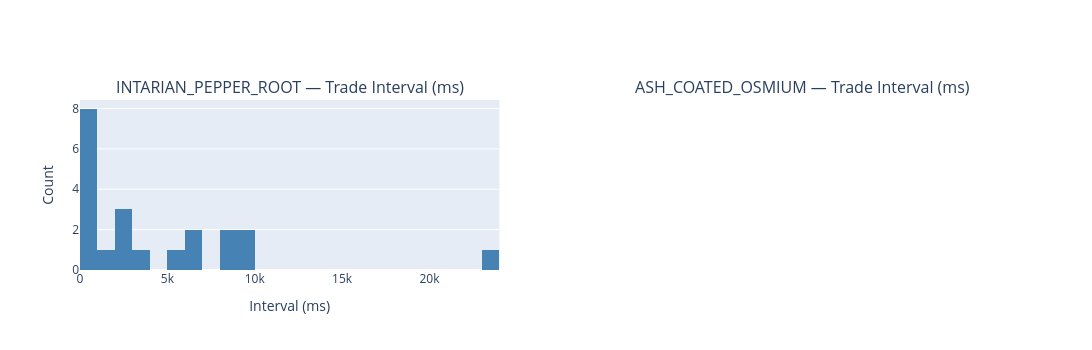

Notebook cell for this chart:
### Markdown cell above
## Step 6: 成交间隔 & 活跃度分析

观察我方成交的时间分布：是否均匀地参与了全天成交机会？空闲时段是否是因为没有机会还是策略遗漏？

### Code cell
# 成交间隔直方图（每产品）
fig = make_subplots(rows=1, cols=len(products),
                    subplot_titles=[f"{p} — Trade Interval (ms)" for p in products])

for i, product in enumerate(products, 1):
    pt = my_trades.filter(pl.col("product") == product).sort("timestamp")
    if pt.height < 2:
        continue
    intervals = pt["timestamp"].diff().drop_nulls().to_list()

    fig.add_trace(go.Histogram(
        x=intervals, nbinsx=40, marker_color="steelblue",
        name=product, showlegend=False,
    ), row=1, col=i)
    fig.update_xaxes(title_text="Interval (ms)", row=1, col=i)

    mean_iv = np.mean(intervals)
    median_iv = np.median(intervals)
    print(f"{product}: {len(intervals)} intervals, mean={mean_iv:.0f}ms, median={median_iv:.0f}ms, "
          f"max={max(intervals)}ms, max_gap_at_ts={pt['timestamp'].to_list()[np.argmax(intervals)+1]}")

fig.update_yaxes(title_text="Count", row=1, col=1)
fig.update_layout(height=350, width=1200)
fig.show()

### Figure 1 — Plotly figure (JSON) as saved in the notebook; plotly's stock layout.template omitted (floating-point values rounded to 4 significant figures)
{"data": [{"marker": {"color": "steelblue"}, "name": "INTARIAN_PEPPER_ROOT", "nbinsx": 40, "showlegend": false, "type": "histogram", "x": [200, 100, 100, 100, 100, 100, 200, 9200, 9200, 900, 2600, 6500, 23900, 6400, 8900, 2000, 3900, 2600, 5300, 8300, 1800], "xaxis": "x", "yaxis": "y"}], "layout": {"annotations": [{"font": {"size": 16}, "showarrow": false, "text": "INTARIAN_PEPPER_ROOT — Trade Interval (ms)", "x": 0.225, "xanchor": "center", "xref": "paper", "y": 1, "yanchor": "bottom", "yref": "paper"}, {"font": {"size": 16}, "showarrow": false, "text": "ASH_COATED_OSMIUM — Trade Interval (ms)", "x": 0.775, "xanchor": "center", "xref": "paper", "y": 1, "yanchor": "bottom", "yref": "paper"}], "height": 350, "width": 1200, "xaxis": {"anchor": "y", "domain": [0, 0.45], "title": {"text": "Interval (ms)"}}, "xaxis2": {"anchor": "y2", "domain": [0.55, 1]}, "yaxis": {"anchor": "x", "domain": [0, 1], "title": {"text": "Count"}}, "yaxis2": {"anchor": "x2", "domain": [0, 1]}}}
